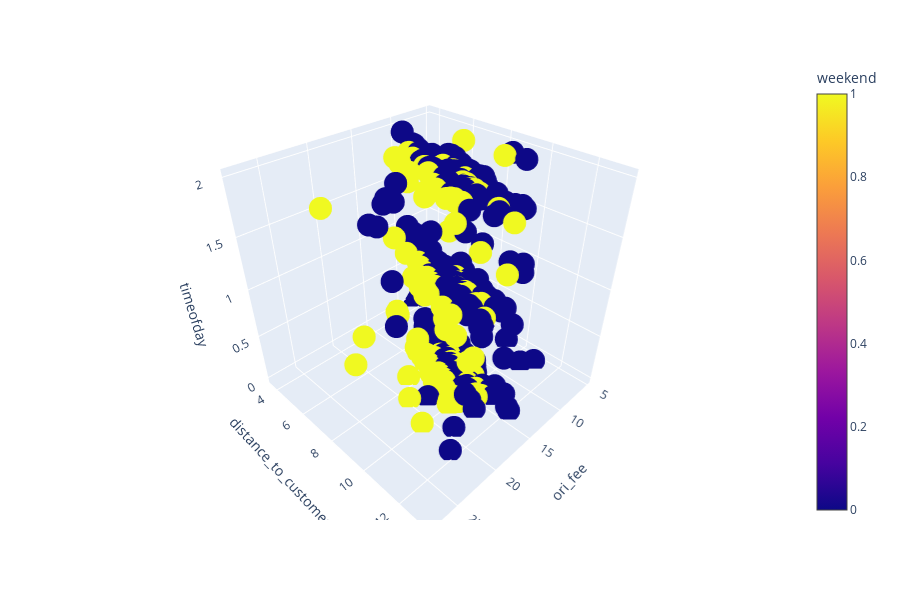

Notebook cell for this chart:
### Code cell
import plotly.express as px
fig = px.scatter_3d(outlier, x='ori_fee', y='distance_to_customer_KM', z='timeofday',
              color='weekend')
fig.show()

### Figure 1 — Plotly figure (JSON) as saved in the notebook; plotly's stock layout.template omitted (floating-point values rounded to 4 significant figures; data arrays with more than 128 entries replaced by an {"elided": "..."} marker saying what was removed)
{"data": [{"hoverlabel": {"namelength": 0}, "hovertemplate": "ori_fee=%{x}<br>distance_to_customer_KM=%{y}<br>timeofday=%{z}<br>weekend=%{marker.color}", "legendgroup": "", "marker": {"color": {"elided": "500 int values"}, "coloraxis": "coloraxis", "symbol": "circle"}, "mode": "markers", "name": "", "scene": "scene", "showlegend": false, "type": "scatter3d", "x": {"elided": "500 float values"}, "y": {"elided": "500 float values"}, "z": {"elided": "500 int values"}}], "layout": {"coloraxis": {"colorbar": {"title": {"text": "weekend"}}, "colorscale": [[0, "#0d0887"], [0.1111, "#46039f"], [0.2222, "#7201a8"], [0.3333, "#9c179e"], [0.4444, "#bd3786"], [0.5556, "#d8576b"], [0.6667, "#ed7953"], [0.7778, "#fb9f3a"], [0.8889, "#fdca26"], [1, "#f0f921"]]}, "height": 600, "legend": {"tracegroupgap": 0}, "margin": {"t": 60}, "scene": {"domain": {"x": [0, 0.98], "y": [0, 1]}, "xaxis": {"title": {"text": "ori_fee"}}, "yaxis": {"title": {"text": "distance_to_customer_KM"}}, "zaxis": {"title": {"text": "timeofday"}}}}}
